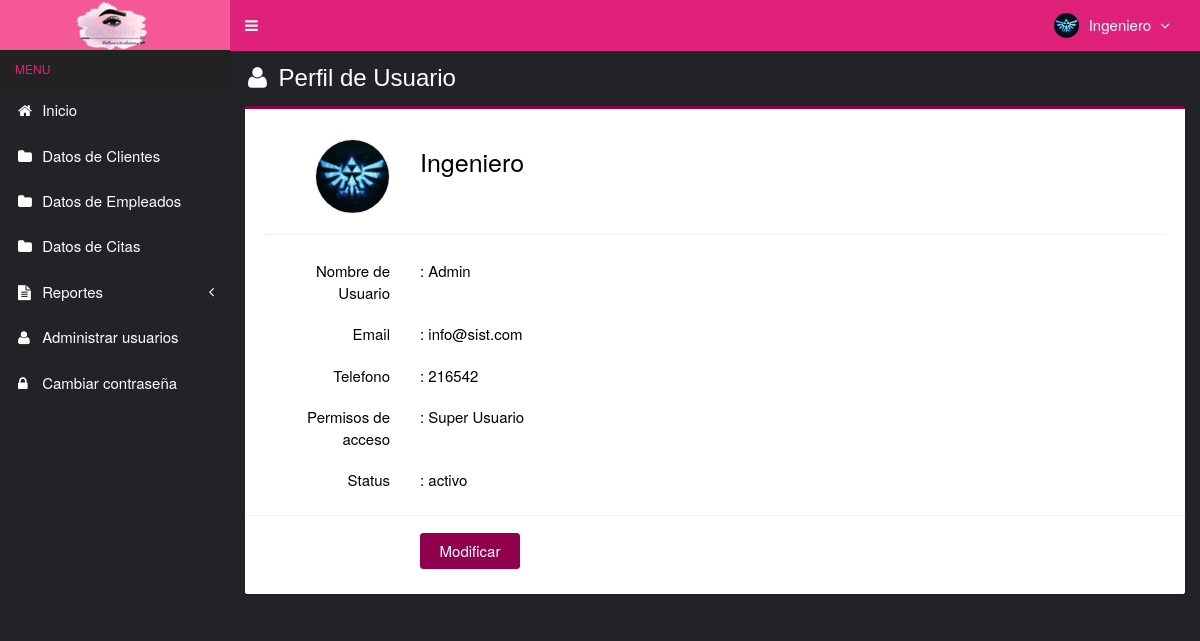
The page /main.php?module=perfil (signed in) on the database its author committed.
### tables this page shows
CREATE TABLE `usuarios` (
  `id_user` int(3) NOT NULL,
  `username` varchar(50) NOT NULL,
  `name_user` varchar(50) NOT NULL,
  `password` varchar(50) NOT NULL,
  `email` varchar(50) DEFAULT NULL,
  `telefono` varchar(13) DEFAULT NULL,
  `foto` varchar(100) DEFAULT NULL,
  `permisos_acceso` enum('Super Usuario','Asistente') NOT NULL,
  `status` enum('activo','bloqueado') NOT NULL DEFAULT 'activo',
  `created_at` timestamp NOT NULL DEFAULT CURRENT_TIMESTAMP,
  `updated_at` timestamp NOT NULL DEFAULT CURRENT_TIMESTAMP ON UPDATE CURRENT_TIMESTAMP
);

### modulos/perfil/view.php (the view, shortened to what this page needs)
<?php
if (isset($_SESSION['id_user'])) {
  $query = mysqli_query($mysqli, "SELECT * FROM usuarios WHERE id_user='$_SESSION[id_user]'")
                                  or die('error: '.mysqli_error($mysqli));
  $data  = mysqli_fetch_assoc($query);
}
?>
<section class="content-header">
  <h1 style="color:white;">
    <i class="fa fa-user icon-title" style="color:white;"></i> Perfil de Usuario
  </h1>
</section>
<section class="content">
  <div class="row">
    <div class="col-md-12">
      <div class="box box-primary">
        <form role="form" class="form-horizontal" method="POST" action="?module=form_perfil" enctype="multipart/form-data">
          <div class="box-body">
            <div class="form-group">
              <label class="col-sm-2 control-label">
              <?php
              if ($data['foto']=="") { ?>
                <img style="border:1px solid #eaeaea;border-radius:50px;" src="images/user/user-default.png" width="75">
              <?php
              }
              else { ?>
                <img style="border:1px solid #eaeaea;border-radius:50px;" src="images/user/<?php echo $data['foto']; ?>" width="75">
              <?php
              }
              ?>
              </label>
              <label style="font-size:25px;margin-top:10px;" class="col-sm-8"><?php echo $data['name_user']; ?></label>
            </div>
            <hr>
            <div class="form-group">
              <label class="col-sm-2 control-label">Nombre de Usuario</label>
              <label style="text-align:left" class="col-sm-8 control-label">: <?php echo $data['username']; ?></label>
            </div>
            <div class="form-group">
              <label class="col-sm-2 control-label">Email</label>
              <label style="text-align:left" class="col-sm-8 control-label">: <?php echo $data['email']; ?></label>
            </div>
            <div class="form-group">
              <label class="col-sm-2 control-label">Telefono</label>
              <label style="text-align:left" class="col-sm-8 control-label">: <?php echo $data['telefono']; ?></label>
            </div>
            <div class="form-group">
              <label class="col-sm-2 control-label">Permisos de acceso</label>
              <label style="text-align:left" class="col-sm-8 control-label">: <?php echo $data['permisos_acceso']; ?></label>
            </div>
            <div class="form-group">
              <label class="col-sm-2 control-label">Status</label>
              <label style="text-align:left" class="col-sm-8 control-label">: <?php echo $data['status']; ?></label>
            </div>
          </div>
          <div class="box-footer">
            <div class="form-group">
              <div class="col-sm-offset-2 col-sm-10">
                <input type="submit" class="btn btn-purple btn-submit" name="Modificar" value="Modificar" style="color:white;">
              </div>
            </div>
          </div>
        </form>
      </div>
    </div>
  </div>
</section><!-- /.content

### top-menu.php (shortened to what this page needs)
<?php
require_once "config/database.php";
$query = mysqli_query($mysqli, "SELECT id_user, name_user, foto, permisos_acceso FROM usuarios WHERE id_user='$_SESSION[id_user]'")
                                or die('error: '.mysqli_error($mysqli));
$data = mysqli_fetch_assoc($query);
?>
<li class="dropdown user user-menu">
  <a href="#" class="dropdown-toggle" data-toggle="dropdown">
  <?php
  if ($data['foto']=="") { ?>
    <img src="images/user/user-default.png" class="user-image" alt="User Image"/>
  <?php
  }
  else { ?>
    <img src="images/user/<?php echo $data['foto']; ?>" class="user-image" alt="User Image"/>
  <?php
  }
  ?>
    <span class="hidden-xs"><?php echo $data['name_user']; ?> <i style="margin-left:5px" class="fa fa-angle-down"></i></span>
  </a>
</li>

### assets/css/style.css (style rules this page uses)
.form-horizontal .control-label { margin-bottom: 0; padding-top: 5px; text-align: right; }
label { display: inline-block; font-size: 15px; font-weight: 400; margin-bottom: 5px; max-width: 100%; }
.btn-purple, .btn-purple:hover, .btn-purple:active { background-color: #91004d; border-color: #91004d; margin-right: 5px; text-color: white; }
.content-header { padding: 15px 18px 0; position: relative; }
.btn-submit { width: 100px; margin-top: 7px; margin-right: 10px; font-size: 15px; color:#fff; }
.icon-title { margin-right: 5px; }
body { background-color: #fff; color: black; font-size: 15px; line-height: 1.42857; }

### rows shown on the page
usuarios: foto (picture), name_user "Ingeniero", username "Admin", email "info@sist.com", telefono "216542", permisos_acceso "Super Usuario", status "activo"
